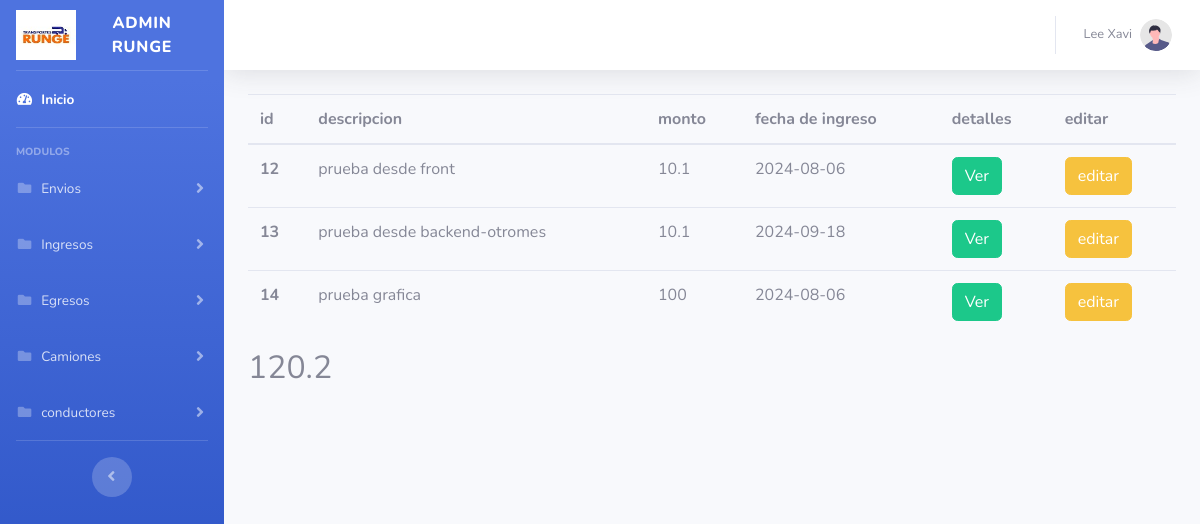
The app's page /php/viewIngresosManuales, older data.
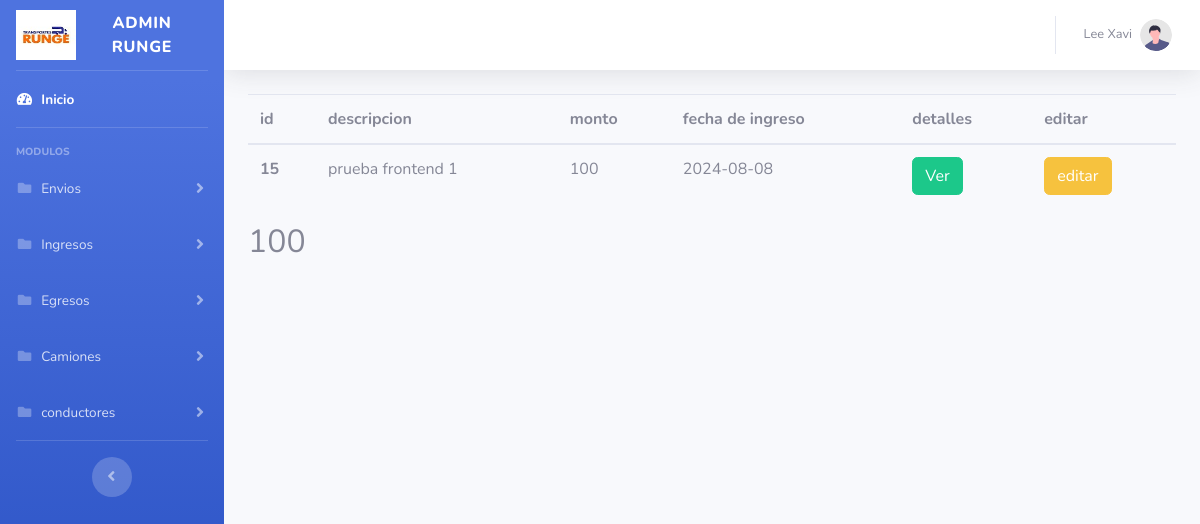
The same page, newer data.
### tables this page shows
CREATE TABLE `ingresosmanuales` (
  `idIngresosManuales` int(11) NOT NULL,
  `descripcionIngresosManuales` text DEFAULT NULL,
  `monto` double DEFAULT NULL,
  `fechaIngresoManual` date DEFAULT NULL
);

### php/ingresosmanuales.php (called while the page is built, shortened)
<?php
function listaringresosManuales($con){
    $mensaje = "no hay ingresos manuales registrados";
    $usuarios = [];
    $sqlUsarios = "SELECT* from ingresosmanuales;";
    $resultUsuarios = $con->query($sqlUsarios);
    if ($resultUsuarios->num_rows > 0) {
        while ($rowUsuarios = $resultUsuarios->fetch_assoc()) {
            $usuarios[] = $rowUsuarios;
        }
    } else {
        return $mensaje;
    }
    return $usuarios;
}
function sumatoriaIngresosManuales($listaIngresosManuales){
    $total=0;
    $resultados=$listaIngresosManuales;
    $tipoderepuesta=gettype($resultados);
    if($tipoderepuesta=="array"){
        $total=0;
        foreach ($resultados as $ingreso) {
            $total+=$ingreso['monto'];
        }
    }else if($tipoderepuesta=="string"){
        $total=0;
    }
    return $total;
}
?>

### php/viewIngresosManuales.php (the view, shortened to what the changed rows need)
<?php
include_once('conection.php');
include_once('ingresosmanuales.php');
$ingresos=listaringresosManuales($conexion);
$total=sumatoriaIngresosManuales($ingresos);
?>
<!DOCTYPE html>
<html lang="en">
<head>
    <link href="../vendor/fontawesome-free/css/all.min.css" rel="stylesheet" type="text/css">
    <link href="../css/sb-admin-2.min.css" rel="stylesheet">
</head>
<body id="page-top">
    <div id="wrapper">
        <div id="content-wrapper" class="d-flex flex-column">
            <div id="content">
                <div class="container-fluid">
                    <table class="table">
                        <thead>
                            <tr>
                                <th scope="col">id</th>
                                <th scope="col">descripcion</th>
                                <th scope="col">monto</th>
                                <th scope="col">fecha de ingreso</th>
                                <th scope="col">detalles</th>
                                <th scope="col">editar</th>
                            </tr>
                        </thead>
                        <tbody>
                            <?php
                                $tipodeRespuesta=gettype($ingresos);
                                if($tipodeRespuesta =='array'){
                                foreach ($ingresos as $ingreso) {
                                echo '
                                <tr>
                                <th scope="row">'.$ingreso['idIngresosManuales'].'</th>
                                <td>'.$ingreso['descripcionIngresosManuales'].'</td>
                                <td>'.$ingreso['monto'].'</td>
                                <td>'.$ingreso['fechaIngresoManual'].'</td>
                                <td>
                                <form action="detalleEnvio" method="POST">
                                <input type="hidden" id="linkFoto" name="idEnvio" value="'.$ingreso['idIngresosManuales'].'" />
                                <button type="submit" class="btn btn-success">Ver</button>
                                </form>
                                </td>
                                 <td>
                                <form action="editarEnvioView" method="POST">
                                <input type="hidden" id="linkFoto" name="idEnvio" value="'.$ingreso['idIngresosManuales'].'" />
                                <button type="submit" class="btn btn-warning">editar</button>
                                </form>
                                </td>
                                 </tr>
                                ';
                            }}else if($tipodeRespuesta=='string'){
                                echo '<tr><td colspan="5">No se encontraron ingresos manuales.</td></tr>';
                            }
                            ?>
                        </tbody>
                    </table>
                    <h2><?php echo $total?></h2>
                </div>
            </div>
        </div>
</body>
</html>

Row changes from the older to the newer data that the page shows:
removed ingresosmanuales: idIngresosManuales "12", descripcionIngresosManuales "prueba desde front", monto "10.1", fechaIngresoManual "2024-08-06"
removed ingresosmanuales: idIngresosManuales "13", descripcionIngresosManuales "prueba desde backend-otromes", monto "10.1", fechaIngresoManual "2024-09-18"
removed ingresosmanuales: idIngresosManuales "14", descripcionIngresosManuales "prueba grafica", monto "100", fechaIngresoManual "2024-08-06"
added ingresosmanuales: idIngresosManuales "15", descripcionIngresosManuales "prueba frontend 1", monto "100", fechaIngresoManual "2024-08-08"
Text that changed along with them:
$total: "120.2" → "100"
